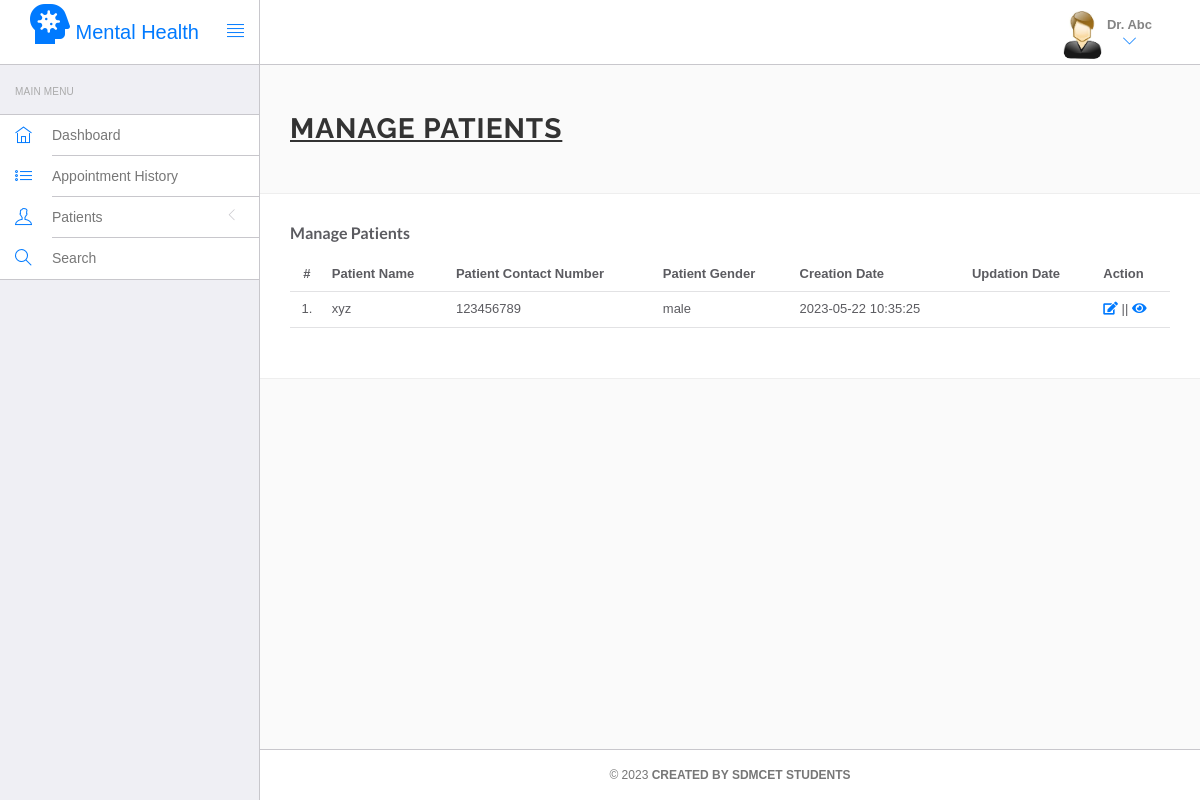
Page /Web/hms/doctor/manage-patient.php (signed in) on the committed database.
### tables this page shows
CREATE TABLE IF NOT EXISTS `doctors` (
  `id` int NOT NULL AUTO_INCREMENT,
  `specilization` varchar(255) DEFAULT NULL,
  `doctorName` varchar(255) DEFAULT NULL,
  `address` longtext,
  `docFees` varchar(255) DEFAULT NULL,
  `contactno` bigint DEFAULT NULL,
  `docEmail` varchar(255) DEFAULT NULL,
  `password` varchar(255) DEFAULT NULL,
  `creationDate` timestamp NULL DEFAULT CURRENT_TIMESTAMP,
  `updationDate` timestamp NULL DEFAULT NULL ON UPDATE CURRENT_TIMESTAMP,
  PRIMARY KEY (`id`)
);

CREATE TABLE IF NOT EXISTS `tblpatient` (
  `ID` int NOT NULL AUTO_INCREMENT,
  `Docid` int DEFAULT NULL,
  `PatientName` varchar(200) DEFAULT NULL,
  `PatientContno` bigint DEFAULT NULL,
  `PatientEmail` varchar(200) DEFAULT NULL,
  `PatientGender` varchar(50) DEFAULT NULL,
  `PatientAdd` mediumtext,
  `PatientAge` int DEFAULT NULL,
  `PatientMedhis` mediumtext,
  `CreationDate` timestamp NULL DEFAULT CURRENT_TIMESTAMP,
  `UpdationDate` timestamp NULL DEFAULT NULL ON UPDATE CURRENT_TIMESTAMP,
  PRIMARY KEY (`ID`)
);

### Web/hms/doctor/manage-patient.php (the view, shortened to what this page needs)
<?php
include('include/config.php');
?>
<!DOCTYPE html>
<html lang="en">
	<head>
		<link rel="stylesheet" href="vendor/bootstrap/css/bootstrap.min.css">
		<link rel="stylesheet" href="vendor/fontawesome/css/font-awesome.min.css">
		<link rel="stylesheet" href="vendor/themify-icons/themify-icons.min.css">
		<link href="vendor/animate.css/animate.min.css" rel="stylesheet" media="screen">
		<link href="vendor/perfect-scrollbar/perfect-scrollbar.min.css" rel="stylesheet" media="screen">
		<link href="vendor/switchery/switchery.min.css" rel="stylesheet" media="screen">
		<link href="vendor/bootstrap-touchspin/jquery.bootstrap-touchspin.min.css" rel="stylesheet" media="screen">
		<link href="vendor/select2/select2.min.css" rel="stylesheet" media="screen">
		<link href="vendor/bootstrap-datepicker/bootstrap-datepicker3.standalone.min.css" rel="stylesheet" media="screen">
		<link href="vendor/bootstrap-timepicker/bootstrap-timepicker.min.css" rel="stylesheet" media="screen">
		<link rel="stylesheet" href="assets/css/styles.css">
		<link rel="stylesheet" href="assets/css/plugins.css">
		<link rel="stylesheet" href="assets/css/themes/theme-1.css" id="skin_color" />
	</head>
	<body>
		<div id="app">
<?php include('include/sidebar.php');?>
<div class="app-content">
<?php include('include/header.php');?>
<div class="main-content" >
<div class="wrap-content container" id="container">
<section id="page-title">
<div class="row">
<div class="col-sm-8">
<h1 class="mainTitle"><b><u>Manage Patients</u></b></h1>
</div></div>
</section>
<div class="container-fluid container-fullw bg-white">
<div class="row">
<div class="col-md-12">
<h5 class="over-title margin-bottom-15"> <span class="text-bold">Manage Patients</span></h5>
<table class="table table-hover" id="sample-table-1">
<thead>
<tr>
<th class="center">#</th>
<th>Patient Name</th>
<th>Patient Contact Number</th>
<th>Patient Gender </th>
<th>Creation Date </th>
<th>Updation Date </th>
<th>Action</th>
</tr>
</thead>
<tbody>
<?php
$docid=$_SESSION['id'];
$sql=mysqli_query($con,"select * from tblpatient where Docid='$docid' ");
$cnt=1;
while($row=mysqli_fetch_array($sql))
{
?>
<tr>
<td class="center"><?php echo $cnt;?>.</td>
<td class="hidden-xs"><?php echo $row['PatientName'];?></td>
<td><?php echo $row['PatientContno'];?></td>
<td><?php echo $row['PatientGender'];?></td>
<td><?php echo $row['CreationDate'];?></td>
<td><?php echo $row['UpdationDate'];?>
</td>
<td>
<a href="edit-patient.php?editid=<?php echo $row['ID'];?>"><i class="fa fa-edit"></i></a> || <a href="view-patient.php?viewid=<?php echo $row['ID'];?>"><i class="fa fa-eye"></i></a>
</td>
</tr>
<?php
$cnt=$cnt+1;
 }?></tbody>
</table>
</div>
</div>
</div>
</div>
</div>
</div>
			<?php include('include/footer.php');?>
			</div>
		</body>
</html>

### Web/hms/doctor/include/header.php (shortened to what this page needs)
<html>
<link rel="stylesheet" href="https://cdnjs.cloudflare.com/ajax/libs/font-awesome/5.15.4/css/all.min.css">
<header class="navbar navbar-default navbar-static-top">
					<div class="navbar-header">
						<a class="navbar-brand" href="#">
						<a href="#" class="logo" style="font-size:20px";> <i class='fas fa-head-side-virus' style='font-size:40px';></i> Mental Health </a>
						</a>
						<a href="#" class="sidebar-toggler pull-right visible-md visible-lg" data-toggle-class="app-sidebar-closed" data-toggle-target="#app">
							<i class="ti-align-justify"></i>
						</a>
					</div>
					<div class="navbar-collapse collapse">
						<ul class="nav navbar-right">
							<li class="dropdown current-user">
								<a href class="dropdown-toggle" data-toggle="dropdown">
									<img src="assets/images/images.jpg" > <span class="username">
									<h><b>Dr. </b></h>
									<b><?php $query=mysqli_query($con,"select doctorName from doctors where id='".$_SESSION['id']."'");
while($row=mysqli_fetch_array($query))
{
	echo $row['doctorName'];
}
									?></b> <i class="ti-angle-down"></i></i></span>
								</a>
							</li>
							</ul>
					</div>
				</header>
				</html>

### Web/hms/doctor/assets/css/themes/theme-1.css (style rules this page uses)
body { background: #FAFAFA; }
header .navbar-header { background: #ffffff !important; border-right-color: #c8c7cc !important; border-bottom-color: #c8c7cc !important; }
header .navbar-header .sidebar-toggler, header .navbar-header .sidebar-mobile-toggler { color: #007aff !important; }
header .navbar-header .navbar-brand { color: #777 !important; }
header .navbar-collapse { background: #ffffff !important; border-bottom-color: #c8c7cc !important; box-shadow: none !important; }
header .navbar-collapse .navbar-right > li > a { color: #777; }
header .navbar-collapse .navbar-right > li > a i { color: #007aff !important; }

### rows in the picture
doctors: doctorName "Abc"
tblpatient: PatientName "xyz", PatientContno "123456789", PatientGender "male", CreationDate "2023-05-22 10:35:25"
